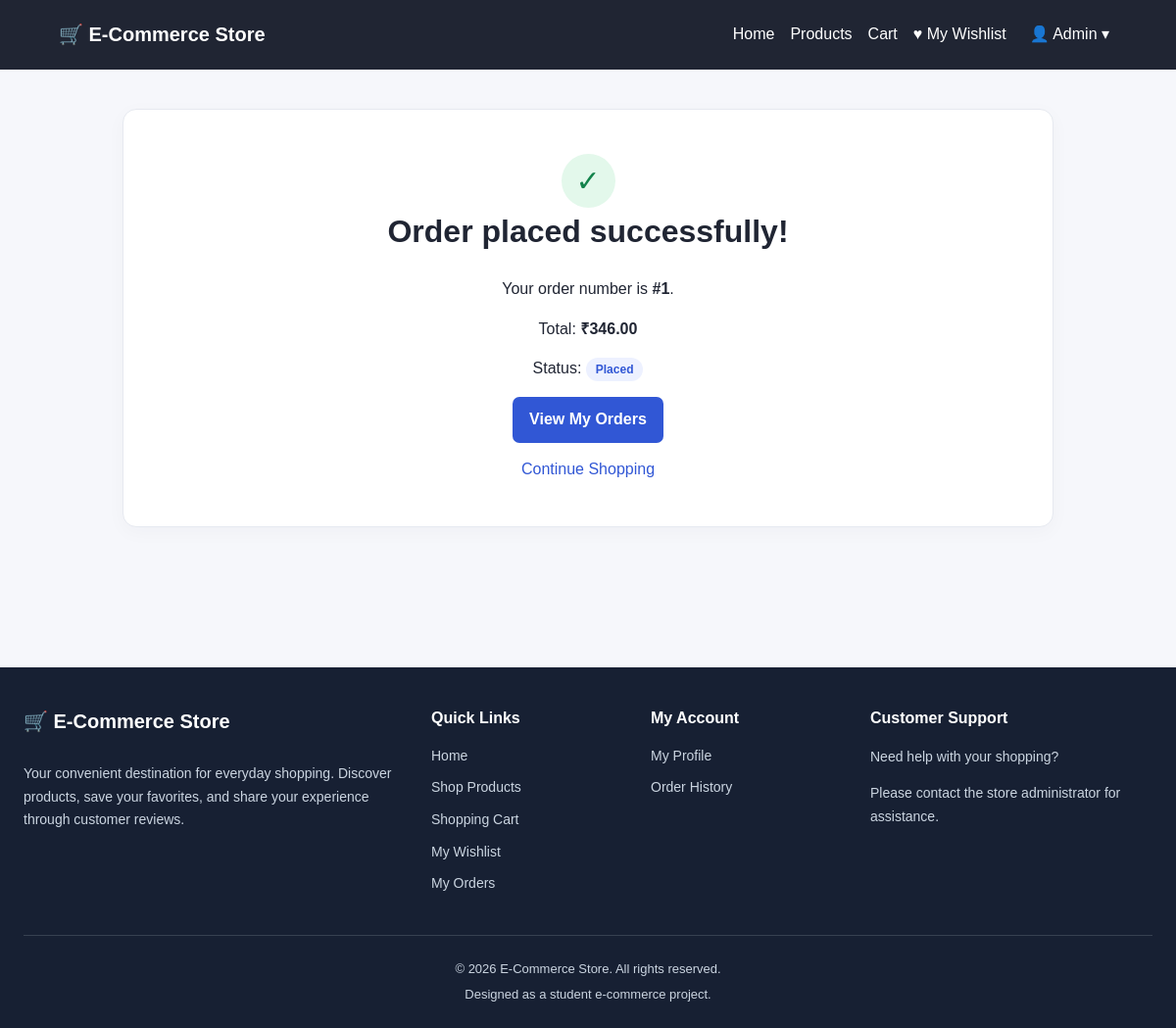
Screenshot of /order-success/1/ (signed in) with the database file from the repository.
### store/models.py (models this page shows, shortened)
class Order(models.Model):
    STATUS_CHOICES = [
        ('Placed', 'Placed'),
        ('Processing', 'Processing'),
        ('Shipped', 'Shipped'),
        ('Delivered', 'Delivered'),
        ('Cancelled', 'Cancelled'),
    ]
    user = models.ForeignKey(User, on_delete=models.CASCADE)
    total_amount = models.DecimalField(max_digits=10, decimal_places=2)
    order_date = models.DateTimeField(auto_now_add=True)
    status = models.CharField(max_length=20, choices=STATUS_CHOICES, default='Placed')

### store/views.py (the view)
@login_required
def order_success(request, order_id):
    order = get_object_or_404(
        Order,
        id=order_id,
        user=request.user
    )
    return render(request, 'store/order_success.html', {
        'order': order,
    })

### templates/store/order_success.html (shortened to what this page needs)
{% extends 'store/base.html' %}
{% block content %}
<div class="content-panel success-panel">
    <div class="success-icon">✓</div>
    <h1>Order placed successfully!</h1>
    <p>Your order number is <strong>#{{ order.id }}</strong>.</p>
    <p>Total: <strong>₹{{ order.total_amount }}</strong></p>
    <p>Status: <span class="status-tag">{{ order.status }}</span></p>
    <a class="button" href="{% url 'orders' %}">View My Orders</a>
    <a class="text-link" href="{% url 'home' %}">Continue Shopping</a>
</div>
{% endblock %}

### templates/store/base.html (shortened to what this page needs)
{% load static %}
<!DOCTYPE html>
<html lang="en">
<head>
    <link rel="stylesheet" href="{% static 'css/style.css' %}">
</head>
<body>
    <nav class="navbar">
        <a class="logo" href="{% url 'home' %}">
            🛒 E-Commerce Store
        </a>
        <div class="nav-links">
            <a href="{% url 'home' %}">Home</a>
            <a href="{% url 'home' %}#products">Products</a>
            {% if user.is_authenticated %}
                <a href="{% url 'cart' %}">Cart</a>
                <a href="{% url 'wishlist' %}">♥ My Wishlist</a>
                <div class="profile">
                    <button
                        class="profile-button"
                        type="button"
                        aria-haspopup="true"
                    >
                        👤 {{ user.username }} ▾
                    </button>
                </div>
            {% else %}
                <a href="{% url 'cart' %}">Cart</a>
                <a href="{% url 'login' %}">Login</a>
                <a href="{% url 'register' %}" class="nav-register">
                    Register
                </a>
            {% endif %}
        </div>
    </nav>
    <main class="page">
        {% block content %}{% endblock %}
    </main>
    <footer class="site-footer">
        <div class="footer-container">
            <div class="footer-brand">
                <a href="{% url 'home' %}" class="footer-logo">
                    🛒 E-Commerce Store
                </a>
                <p>
                    Your convenient destination for everyday shopping.
                    Discover products, save your favorites, and share
                    your experience through customer reviews.
                </p>
            </div>
            <div class="footer-column">
                <h3>Quick Links</h3>
                <a href="{% url 'home' %}">Home</a>
                <a href="{% url 'home' %}#products">Shop Products</a>
                <a href="{% url 'cart' %}">Shopping Cart</a>
                {% if user.is_authenticated %}
                    <a href="{% url 'wishlist' %}">My Wishlist</a>
                    <a href="{% url 'orders' %}">My Orders</a>
                {% endif %}
            </div>
            <div class="footer-column">
                <h3>My Account</h3>
                {% if user.is_authenticated %}
                    <a href="{% url 'profile' %}">My Profile</a>
                    <a href="{% url 'orders' %}">Order History</a>
                {% else %}
                    <a href="{% url 'login' %}">Login</a>
                    <a href="{% url 'register' %}">Create Account</a>
                {% endif %}
            </div>
            <div class="footer-column">
                <h3>Customer Support</h3>
                <p>Need help with your shopping?</p>
                <p>
                    Please contact the store administrator
                    for assistance.
                </p>
            </div>
        </div>
        <div class="footer-bottom">
            <p>
                &copy; {% now "Y" %} E-Commerce Store.
                All rights reserved.
            </p>
            <p>Designed as a student e-commerce project.</p>
        </div>
    </footer>
</body>
</html>

### static/css/style.css (style rules this page uses)
:root { --ink:#202533; --muted:#697386; --accent:#3157d5; --line:#e6e9f0; --bg:#f6f7fb; --white:#fff; }
* { box-sizing:border-box; }
body { margin:0; font-family:Arial, Helvetica, sans-serif; background:var(--bg); color:var(--ink); line-height:1.55; }
a { color:var(--accent); text-decoration:none; }
.navbar { background:#202533; color:white; padding:15px 5%; display:flex; justify-content:space-between; align-items:center; gap:20px; position:relative; z-index:5; }
.logo { color:white; font-size:20px; font-weight:700; white-space:nowrap; }
.nav-links { display:flex; align-items:center; gap:22px; }
.nav-links > a { color:white; }
.profile { position:relative; }
.profile-button { color:white; background:transparent; border:0; cursor:pointer; font-size:15px; padding:8px 0; }
.page { min-height:calc(100vh - 130px); }
.filter-panel, .content-panel, .form-container, .detail-card { background:white; border:1px solid var(--line); border-radius:14px; box-shadow:0 5px 20px #20253308; }
.button { display:inline-block; background:var(--accent); color:white; border:0; border-radius:7px; padding:11px 17px; font:inherit; font-weight:600; cursor:pointer; text-align:center; }
.form-container h1, .content-panel h1 { margin-top:0; }
.content-panel { max-width:950px; margin:40px auto; padding:28px; }
.status-tag { background:#edf1ff; color:var(--accent); border-radius:20px; padding:5px 10px; font-size:12px; font-weight:bold; }
.success-panel { text-align:center; padding:45px 25px; }
.success-icon { margin:auto; width:55px; height:55px; border-radius:50%; background:#e3f8eb; color:#13834b; font-size:30px; line-height:55px; }
.text-link { display:block; margin-top:15px; }

### templates/store/base.html (style rules this page uses)
.navbar { display: flex; justify-content: space-between; align-items: center; flex-wrap: wrap; gap: 12px; }
.nav-links { display: flex; align-items: center; flex-wrap: wrap; gap: 16px; }
.profile { position: relative; }
.profile-button { cursor: pointer; font: inherit; color: inherit; background: transparent; border: none; padding: 8px; }
.page { min-height: 65vh; }
.site-footer { margin-top: 50px; padding: 40px 24px 18px; background: #172033; color: #e5e7eb; }
.footer-container { max-width: 1200px; margin: 0 auto; display: grid; grid-template-columns: 2fr 1fr 1fr 1.5fr; gap: 32px; }
.footer-brand { min-width: 0; }
.footer-logo { display: inline-block; margin-bottom: 12px; color: #ffffff; font-size: 20px; font-weight: 700; text-decoration: none; }
.footer-brand p, .footer-column p { color: #cbd5e1; line-height: 1.7; font-size: 14px; }
.footer-column h3 { margin: 0 0 15px; color: #ffffff; font-size: 16px; }
.footer-column a { display: block; width: fit-content; margin-bottom: 11px; color: #cbd5e1; text-decoration: none; font-size: 14px; }
.footer-bottom { max-width: 1200px; margin: 30px auto 0; padding-top: 18px; border-top: 1px solid #374151; text-align: center; color: #cbd5e1; font-size: 13px; }
.footer-bottom p { margin: 6px 0; }

### rows the page displays
Order: id "1", total_amount "346.00", status "Placed"

### other values shown
{{ user.username }} "Admin"
